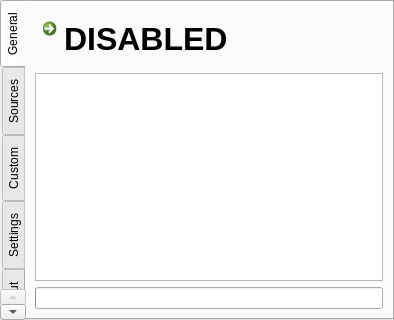
<?xml version="1.0" encoding="UTF-8"?>
<ui version="4.0">
 <class>AdwinWindow</class>
 <widget class="QMainWindow" name="AdwinWindow">
  <property name="geometry">
   <rect>
    <x>0</x>
    <y>0</y>
    <width>394</width>
    <height>320</height>
   </rect>
  </property>
  <property name="windowTitle">
   <string>Adwin Manager</string>
  </property>
  <widget class="QWidget" name="central_widget">
   <layout class="QVBoxLayout" name="verticalLayout">
    <property name="leftMargin">
     <number>0</number>
    </property>
    <property name="topMargin">
     <number>0</number>
    </property>
    <property name="rightMargin">
     <number>0</number>
    </property>
    <property name="bottomMargin">
     <number>0</number>
    </property>
    <item>
     <widget class="QTabWidget" name="tabs_main">
      <property name="tabPosition">
       <enum>QTabWidget::West</enum>
      </property>
      <property name="currentIndex">
       <number>0</number>
      </property>
      <widget class="QWidget" name="tab_general">
       <attribute name="title">
        <string>General</string>
       </attribute>
       <layout class="QVBoxLayout" name="verticalLayout_2">
        <item>
         <widget class="QCommandLinkButton" name="button_status">
          <property name="font">
           <font>
            <family>Segoe UI</family>
            <pointsize>24</pointsize>
            <weight>75</weight>
            <bold>true</bold>
           </font>
          </property>
          <property name="text">
           <string>DISABLED</string>
          </property>
          <property name="iconSize">
           <size>
            <width>60</width>
            <height>60</height>
           </size>
          </property>
         </widget>
        </item>
        <item>
         <widget class="QTextBrowser" name="text_log"/>
        </item>
        <item>
         <widget class="QProgressBar" name="progressbar">
          <property name="textVisible">
           <bool>false</bool>
          </property>
         </widget>
        </item>
       </layout>
      </widget>
      <widget class="QWidget" name="tab_sources">
       <attribute name="title">
        <string>Sources</string>
       </attribute>
       <layout class="QVBoxLayout" name="verticalLayout_5">
        <item>
         <widget class="QListWidget" name="list_sources">
          <property name="dragDropMode">
           <enum>QAbstractItemView::InternalMove</enum>
          </property>
          <property name="wordWrap">
           <bool>true</bool>
          </property>
          <item>
           <property name="text">
            <string>https://adaway.org/hosts.txt</string>
           </property>
          </item>
          <item>
           <property name="text">
            <string>https://hosts-file.net/ad_servers.txt</string>
           </property>
          </item>
          <item>
           <property name="text">
            <string>https://pgl.yoyo.org/adservers/serverlist.php?hostformat=hosts&amp;showintro=0&amp;mimetype=plaintext</string>
           </property>
          </item>
         </widget>
        </item>
        <item>
         <layout class="QHBoxLayout" name="horizontalLayout">
          <item>
           <widget class="QPushButton" name="pushButton">
            <property name="text">
             <string>Add Source</string>
            </property>
           </widget>
          </item>
          <item>
           <widget class="QPushButton" name="pushButton_2">
            <property name="text">
             <string>Remove Selected</string>
            </property>
           </widget>
          </item>
         </layout>
        </item>
       </layout>
      </widget>
      <widget class="QWidget" name="tab_custom">
       <attribute name="title">
        <string>Custom</string>
       </attribute>
       <layout class="QVBoxLayout" name="verticalLayout_3">
        <property name="leftMargin">
         <number>0</number>
        </property>
        <property name="topMargin">
         <number>0</number>
        </property>
        <property name="rightMargin">
         <number>0</number>
        </property>
        <property name="bottomMargin">
         <number>0</number>
        </property>
        <item>
         <widget class="QTabWidget" name="tabs_custom">
          <property name="currentIndex">
           <number>0</number>
          </property>
          <widget class="QWidget" name="tab_whitelist">
           <attribute name="title">
            <string>Whitelist</string>
           </attribute>
           <layout class="QVBoxLayout" name="verticalLayout_6">
            <item>
             <widget class="QPlainTextEdit" name="edit_whitelist"/>
            </item>
           </layout>
          </widget>
          <widget class="QWidget" name="tab_blacklist">
           <attribute name="title">
            <string>Blacklist</string>
           </attribute>
           <layout class="QVBoxLayout" name="verticalLayout_7">
            <item>
             <widget class="QPlainTextEdit" name="edit_blacklist"/>
            </item>
           </layout>
          </widget>
          <widget class="QWidget" name="tab_redirects">
           <attribute name="title">
            <string>Redirects</string>
           </attribute>
           <layout class="QVBoxLayout" name="verticalLayout_8">
            <item>
             <widget class="QPlainTextEdit" name="edit_redirects"/>
            </item>
           </layout>
          </widget>
         </widget>
        </item>
       </layout>
      </widget>
      <widget class="QWidget" name="tab_settings">
       <attribute name="title">
        <string>Settings</string>
       </attribute>
       <layout class="QVBoxLayout" name="verticalLayout_4">
        <item>
         <widget class="QGroupBox" name="group_general">
          <property name="title">
           <string>General</string>
          </property>
         </widget>
        </item>
        <item>
         <widget class="QGroupBox" name="group_background">
          <property name="title">
           <string>Background</string>
          </property>
         </widget>
        </item>
        <item>
         <widget class="QGroupBox" name="group_hosts">
          <property name="title">
           <string>Hosts</string>
          </property>
         </widget>
        </item>
        <item>
         <widget class="QGroupBox" name="group_webserver">
          <property name="title">
           <string>Webserver</string>
          </property>
         </widget>
        </item>
       </layout>
      </widget>
      <widget class="QWidget" name="tab_about">
       <attribute name="title">
        <string>About</string>
       </attribute>
       <layout class="QVBoxLayout" name="verticalLayout_9">
        <item>
         <widget class="QTextBrowser" name="browser_about"/>
        </item>
       </layout>
      </widget>
     </widget>
    </item>
   </layout>
  </widget>
 </widget>
 <resources/>
 <connections/>
</ui>
